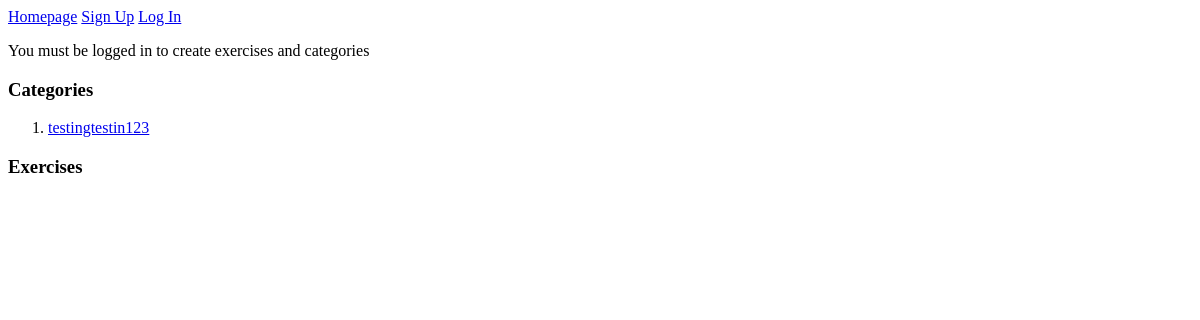
/, run on an earlier commit of the app's database.
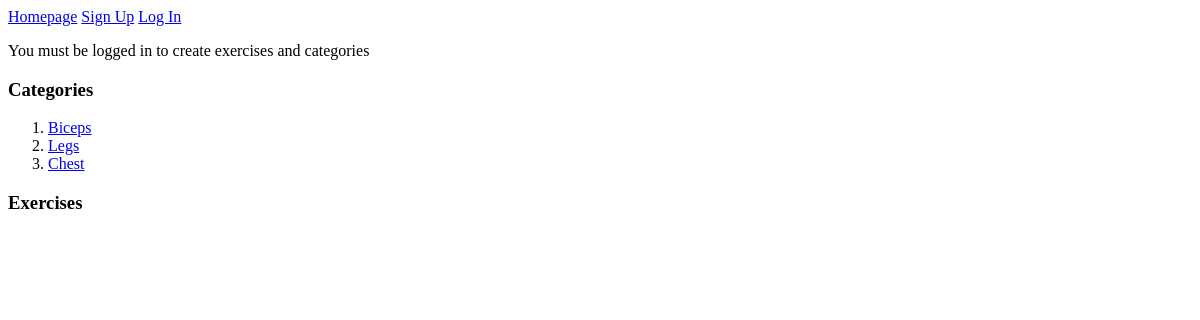
And on a later commit of the database.
### exercise_app/models.py (models this page shows, shortened)
class Category(db.Model):
    id = db.Column(db.Integer, primary_key = True)
    name = db.Column(db.String(80), nullable = False)
    exercises = db.relationship('Exercise', back_populates='category')

### exercise_app/main/routes.py (the view)
@main.route('/')
def homepage():
    all_categories = Category.query.all()
    all_exercises = Exercise.query.all()
    return render_template('homepage.html', all_categories=all_categories, all_exercises=all_exercises)

### exercise_app/templates/homepage.html (shortened to what this page needs)
{% extends 'base.html' %}
{% block content %}
<h3>Categories</h3>
<ol>
    {% for category in all_categories %}
    <li><a href="/category/{{ category.id }}">{{ category.name }}</a></li>
    {% endfor %}
</ol>
<h3>Exercises</h3>
{% endblock %}

What changed in the data, as far as the page shows it:
changed Category: name "testingtestin123" → "Biceps"
added Category: name "Legs"
added Category: name "Chest"
